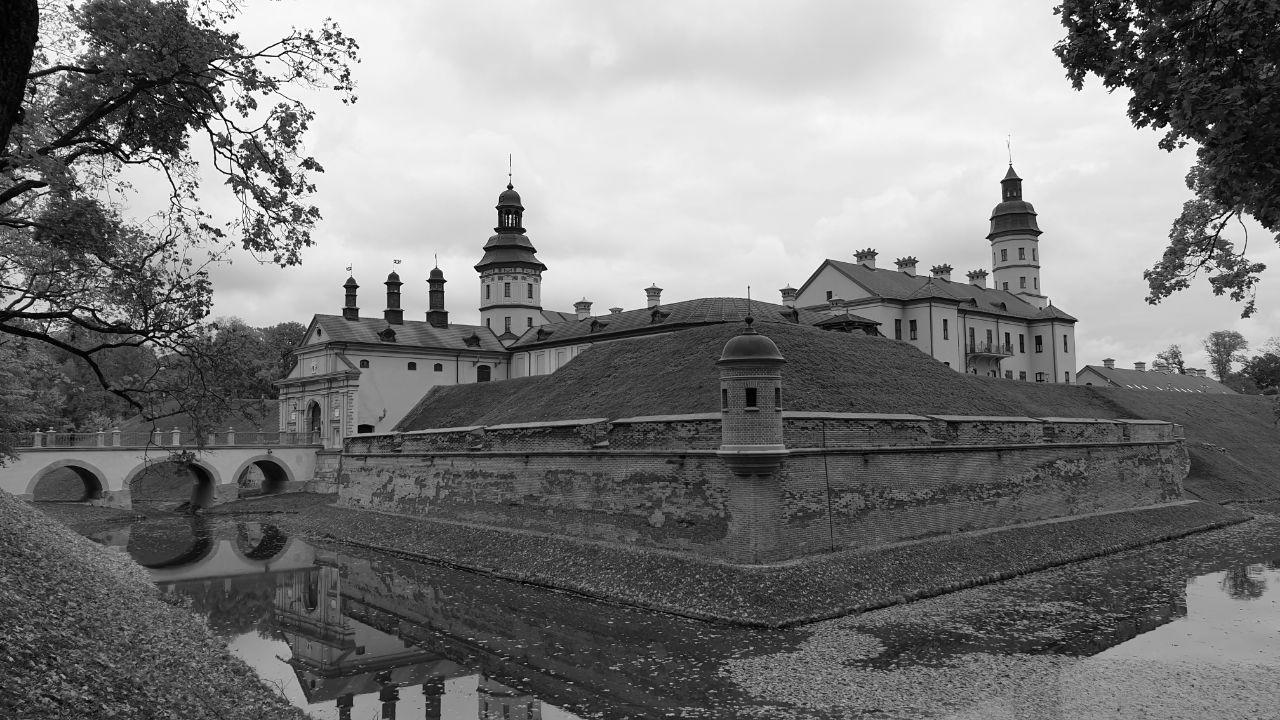
#> input picture DIP/resources/nesvizh_grey.jpg, 1280 x 720 px
$ python test_DoG.py
#> lines starting #> are read from the running program, lines starting #| are printed output that depends on the picture
### DIP/LoaderFile.py
#!/usr/bin/env python3
# -*- coding: utf-8 -*-
"""
Load / handle sample images for DIP samples.

@author: sklykov
@license: The Unlicense
"""
# %% Imports
from skimage import io
from skimage.util import img_as_ubyte
import os
import numpy as np


# %% Get the absolute path to the default folder with sample images
def getResourceFolder(folder: str = "resources") -> str:
    """Return the absolute path to resource folder with sample images.

    As default it returns the path to resources folder that should be in same directory as this helper script.
    Input:
        resource folder name: str
    Return:
        absolute path to that folder
    """
    absolute_path = ""
    if folder == "resources":
        absolute_path = os.path.join(os.getcwd(), folder)
    else:
        absolute_path = os.getcwd()  # This part will be implemented... At some point
        print("Path hasn't been constructed, the cwd returned")
    return absolute_path


# %% The key function for loading images
def loadSampleImage(identifier: str = "castle"):
    """
    Load images and return them as np.arrays.

    Input: str
        Available identifiers as strings: "castle", "castle_rgb".
    Return: image
        scikit-image object.
    """
#> called with identifier = 'castle'
    # Some blank image for default return
    sample = np.zeros((10, 10), dtype='int8')
    sample = img_as_ubyte(sample, force_copy=True)
    # Default image return
    if identifier == "castle":
        resources = getResourceFolder()
        imagePath = os.path.join(resources, "nesvizh_grey.jpg")
        sample_open = io.imread(imagePath, as_gray=True)
#> sample_open is the input picture: shape (720, 1280); min 0, max 255, mean 122.4
        sample = img_as_ubyte(sample_open)
    return sample

### DIP/test_DoG.py
# -*- coding: utf-8 -*-
"""
Evaluation of DoG filtering by accounting non-zero pixels after applying it.

@author: sklykov
@license: The Unlicense

"""
# %% Imports
from LoaderFile import loadSampleImage  # loading sample from 'resources' folder
import matplotlib.pyplot as plt
from skimage.filters import difference_of_gaussians
from skimage.util import img_as_ubyte
from skimage.exposure import rescale_intensity
from skimage.morphology import disk
from skimage.filters.rank import mean, median
import numpy as np

# %% Parameters
low_sigma1 = 0.25  # defines smoothing of small noisy details / edges (noise or finest details)
# high_sigma1 = 4.0  # defines the effective length of depicted edge on the resulting image
high_sigma1 = round(1.6*low_sigma1, 4)  # default value for making the effect of DoG as the effect of LoG
# Hint for the sigma selection for DoG:
# https://en.wikipedia.org/wiki/Difference_of_Gaussians#Details_and_applications
# https://scikit-image.org/docs/stable/api/skimage.filters.html#skimage.filters.difference_of_gaussians

visualize_dog_images = False  # 1st attempt to evaluate the concept
define_largest_sigma = True  # loop for defining the highest output evaluation

# %% Run as the script
if __name__ == "__main__":
    if not plt.isinteractive():
        plt.ion()
    # Plotting the original sample
    plt.close("all"); sample_img = loadSampleImage(); h, w = sample_img.shape; ratio = h/w; w_fig = 7.2
#> after `h, w = sample_img.shape`: h = 720; w = 1280
#> after `ratio = h / w`: ratio = 0.562
    plt.figure("Sample", figsize=(w_fig, w_fig*ratio)); plt.imshow(sample_img, cmap=plt.cm.gray); plt.tight_layout()

    if visualize_dog_images:
        # Show the result of applying filters
        img_dog1 = difference_of_gaussians(sample_img, low_sigma=low_sigma1, high_sigma=high_sigma1)
        img_dog1 = np.where(img_dog1 > 0.0, img_dog1, 0.0)  # saves only the positive values on an image
        img_dog1 = rescale_intensity(img_as_ubyte(img_dog1))  # convert to U8 and rescaling the intensity
        plt.figure(f"DoG: {low_sigma1}, {high_sigma1}", figsize=(w_fig, w_fig*ratio))
        plt.imshow(img_dog1, cmap=plt.cm.gray); plt.tight_layout()
        print("DoG: Counted non-zero pixel values/number of pixels:", round(np.sum(img_dog1)/(h*w), 6))

        # Testing the same workflow on the pre-smoothed image
        mask_r = 4; smoothing_mask = disk(mask_r)
        smoothed_sample_mean = mean(sample_img, smoothing_mask); smoothed_sample_median = median(sample_img, smoothing_mask)
        plt.figure(f"Smoothed Sample: Mean Disk({mask_r})", figsize=(w_fig, w_fig*ratio))
        plt.imshow(smoothed_sample_mean, cmap=plt.cm.gray); plt.tight_layout()
        plt.figure(f"Smoothed Sample: Median Disk({mask_r})", figsize=(w_fig, w_fig*ratio))
        plt.imshow(smoothed_sample_median, cmap=plt.cm.gray); plt.tight_layout()

        img_dog_mean = difference_of_gaussians(smoothed_sample_mean, low_sigma=low_sigma1, high_sigma=high_sigma1)
        img_dog_mean = np.where(img_dog_mean > 0.0, img_dog_mean, 0.0); img_dog_mean = rescale_intensity(img_as_ubyte(img_dog_mean))
        plt.figure(f"DoG Mean: {low_sigma1}, {high_sigma1}", figsize=(w_fig, w_fig*ratio))
        plt.imshow(img_dog_mean, cmap=plt.cm.gray); plt.tight_layout()
        print("Mean DoG: Counted non-zero pixel values/number of pixels:", round(np.sum(img_dog_mean)/(h*w), 6))

        img_dog_median = difference_of_gaussians(smoothed_sample_median, low_sigma=low_sigma1, high_sigma=high_sigma1)
        img_dog_median = np.where(img_dog_median > 0.0, img_dog_median, 0.0); img_dog_median = rescale_intensity(img_as_ubyte(img_dog_median))
        plt.figure(f"DoG Median: {low_sigma1}, {high_sigma1}", figsize=(w_fig, w_fig*ratio))
        plt.imshow(img_dog_median, cmap=plt.cm.gray); plt.tight_layout()
        print("Median DoG: Counted non-zero pixel values/number of pixels:", round(np.sum(img_dog_median)/(h*w), 6))

    if define_largest_sigma:
        estimations = []  # for storing calculated effect estimations of DoG filtering
        # Presmoothing initial image for suppression of the sharp pixel noise
        mask_r = 1; smoothing_mask = disk(mask_r)
        sample_img = median(sample_img, smoothing_mask)  # median noise filtering
        plt.figure("Smoothed Sample", figsize=(w_fig, w_fig*ratio)); plt.imshow(sample_img, cmap=plt.cm.gray); plt.tight_layout()
        sigmas = np.round(np.arange(start=0.5, stop=6.6, step=0.1), 3)
        for sigma in sigmas:
            img_dog = difference_of_gaussians(sample_img, low_sigma=sigma)
            img_dog_pos = np.where(img_dog > 0.0, 1, 0)
            estimations.append(round(np.sum(img_dog_pos)/(h*w), 6))  # sum of non-zero pixels (more borders or details => more non-zero pixels)
#> this loop made 61 passes
#> pass 1, `img_dog_pos = np.where(img_dog > 0.0, 1, 0)`:
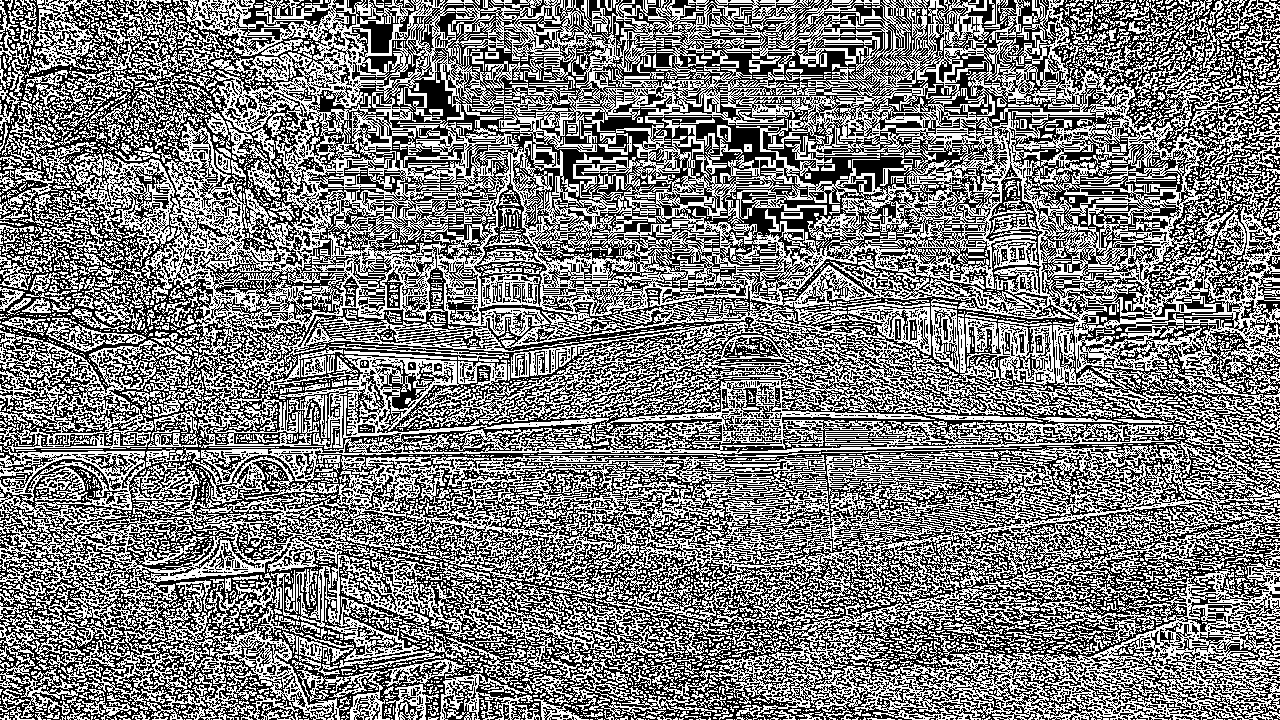
#> img_dog_pos: shape (720, 1280) int64; values 0 (black) and 1 (white), 48.9% white in thin lines or dots
#> pass 2, `img_dog_pos = np.where(img_dog > 0.0, 1, 0)`:
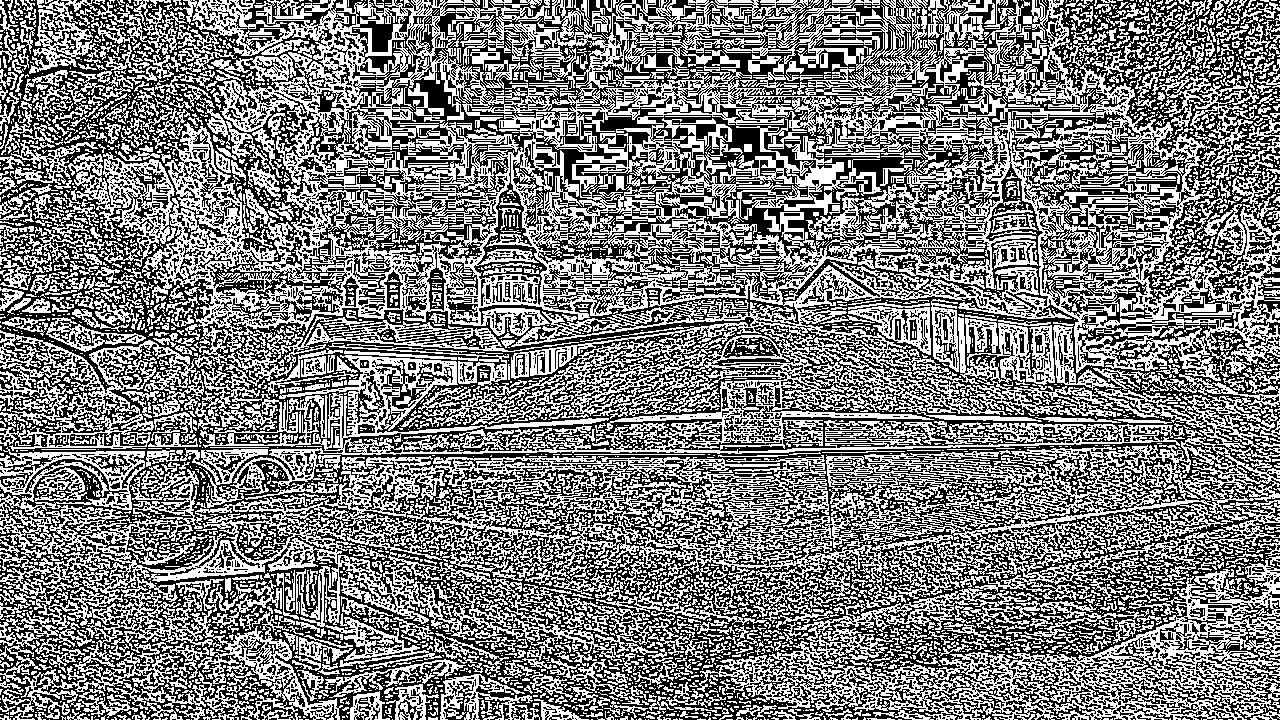
#> img_dog_pos: shape (720, 1280) int64; values 0 (black) and 1 (white), 49.4% white in thin lines or dots
#> after the loop, estimations = 61 values, max 0.508 at index 13, min 0.489 at index 0, mean 0.501
        # Plot max effective sigma (based on sum of non-zero pixels - detected edges of an image)
        max_est = np.max(estimations)
#> max_est = 0.508
        if max_est < 1.0:
            estimations = list(2.0*np.asarray(estimations))
#> estimations = 61 values, max 1.02 at index 13, min 0.979 at index 0, mean 1
        plt.figure("Effectiveness Estimation (non-zero pixels) of DoG filtering vs Sigma")
        plt.plot(sigmas, estimations, 'o'); plt.tight_layout(); i_max = estimations.index(np.max(estimations))
#> after `i_max = estimations.index(np.max(estimations))`: i_max = 13
        img_dog = difference_of_gaussians(sample_img, low_sigma=sigmas[i_max])
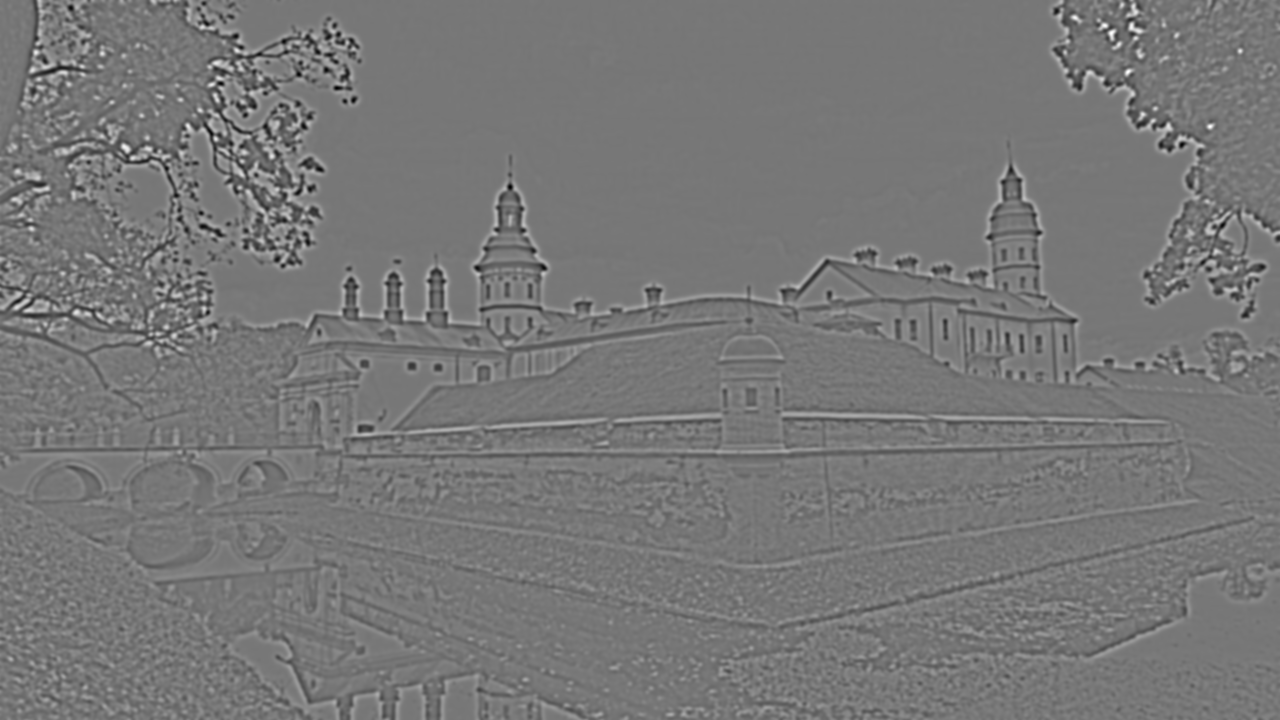
#> img_dog: shape (720, 1280) float64; min -0.184, max 0.208, mean -2.87e-05; drawn with min black and max white
        img_dog = np.where(img_dog > 0.0, img_dog, 0.0); img_dog = rescale_intensity(img_as_ubyte(img_dog))
#> after `img_dog = np.where(img_dog > 0.0, img_dog, 0.0)`:
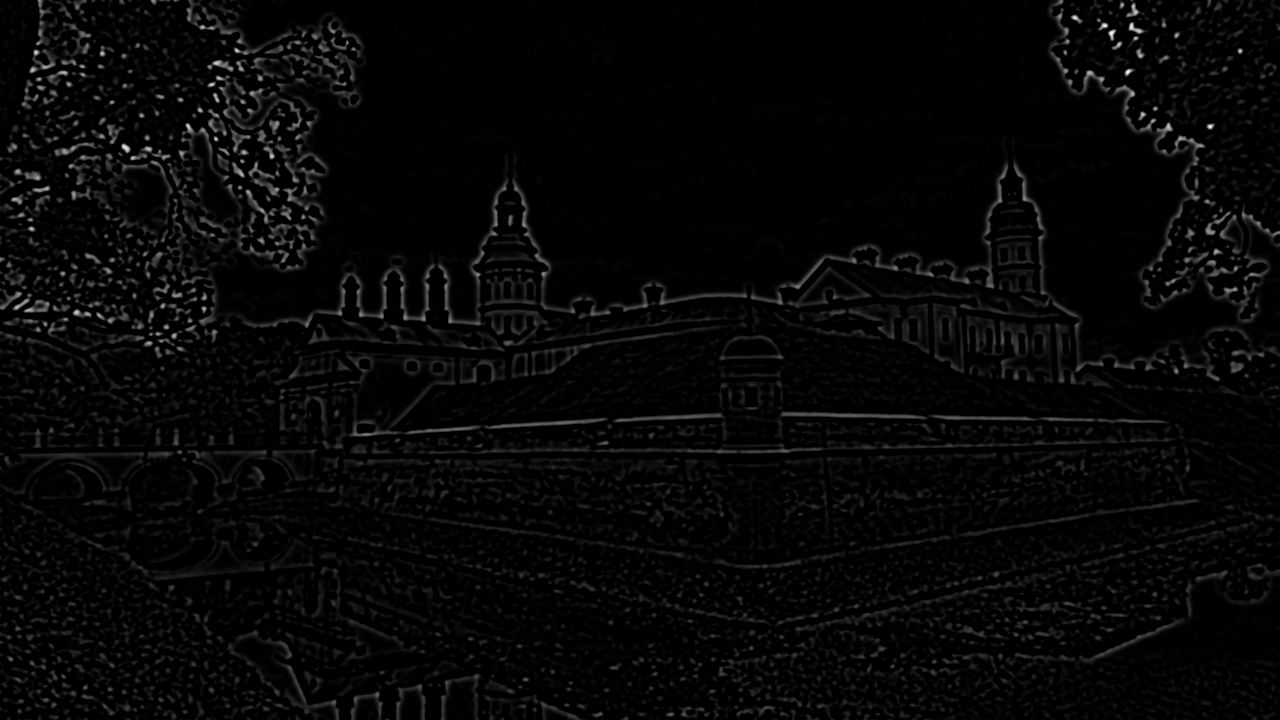
#> img_dog: shape (720, 1280) float64; min 0, max 0.208, mean 0.00573; drawn with min black and max white
        plt.figure(f"DoG Image with Max Estimation, Sigma: {sigmas[i_max]}", figsize=(w_fig, w_fig*ratio))
        plt.imshow(img_dog, cmap=plt.cm.gray); plt.tight_layout()
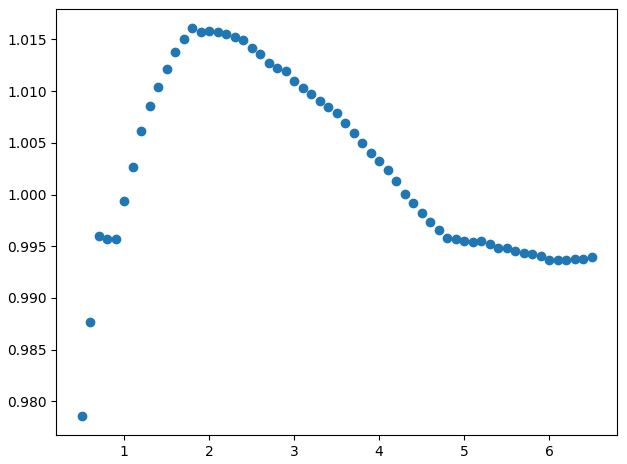
#> figure drawn by matplotlib, 1 panel; curve peaks at x = 1.8, y = 1.02
